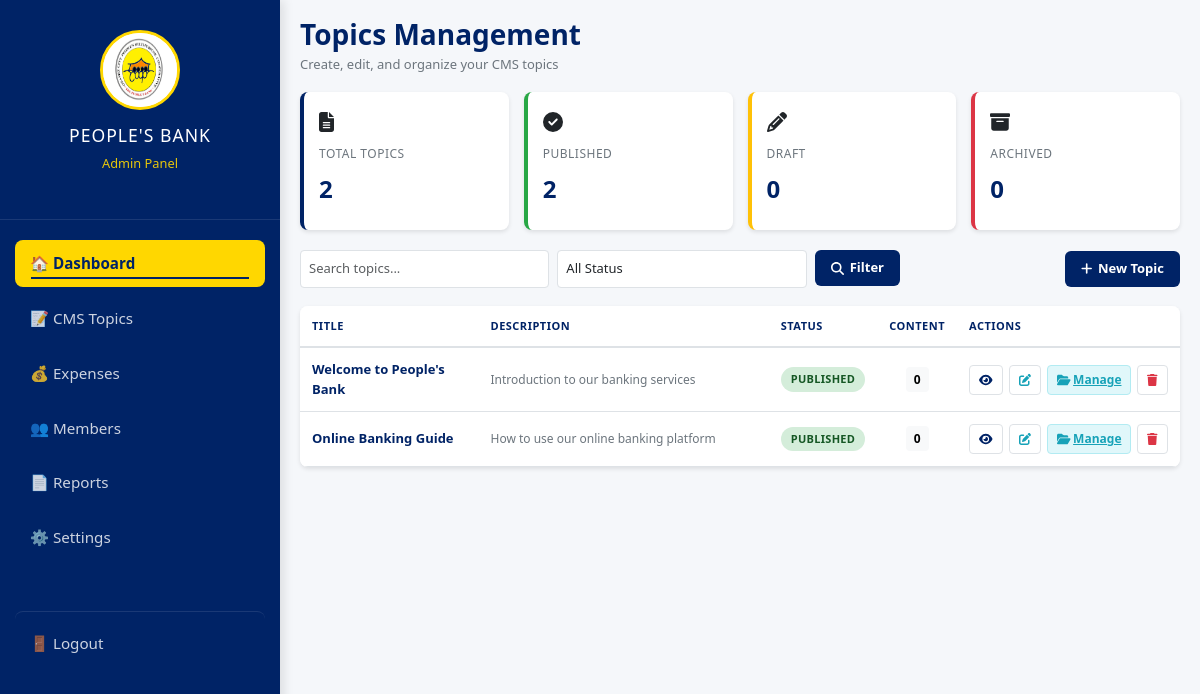
/admin/cms_topics.php (signed in), run on the app's committed database.
### tables this page shows
CREATE TABLE IF NOT EXISTS topics (
    id INT PRIMARY KEY AUTO_INCREMENT,
    title VARCHAR(255) NOT NULL,
    description TEXT,
    slug VARCHAR(255) UNIQUE,
    status ENUM('published', 'draft', 'archived') DEFAULT 'draft',
    created_at TIMESTAMP DEFAULT CURRENT_TIMESTAMP,
    updated_at TIMESTAMP DEFAULT CURRENT_TIMESTAMP ON UPDATE CURRENT_TIMESTAMP,
    created_by INT,
    FOREIGN KEY (created_by) REFERENCES users(id)
);

### admin/cms_topics.php (the view, shortened to what this page needs)
<?php
require_once '../db_function/db.php';
$search = isset($_GET['search']) ? trim($_GET['search']) : '';
$query = "SELECT t.*, COUNT(tc.id) as content_count FROM topics t LEFT JOIN topic_content tc ON t.id = tc.topic_id WHERE 1=1";
$params = [];
$query .= " GROUP BY t.id ORDER BY t.created_at DESC";
$stmt = $pdo->prepare($query);
$stmt->execute($params);
$topics = $stmt->fetchAll();
$totalTopics = $pdo->query("SELECT COUNT(*) as count FROM topics")->fetch()['count'];
$publishedTopics = $pdo->query("SELECT COUNT(*) as count FROM topics WHERE status = 'published'")->fetch()['count'];
$draftTopics = $pdo->query("SELECT COUNT(*) as count FROM topics WHERE status = 'draft'")->fetch()['count'];
$archivedTopics = $pdo->query("SELECT COUNT(*) as count FROM topics WHERE status = 'archived'")->fetch()['count'];
?>
<!DOCTYPE html>
<html lang="en">
<head>
    <link rel="stylesheet" href="../assets/css/style.css">
    <link href="https://cdn.jsdelivr.net/npm/bootstrap@5.3.2/dist/css/bootstrap.min.css" rel="stylesheet">
    <link href="https://cdnjs.cloudflare.com/ajax/libs/font-awesome/6.4.0/css/all.min.css" rel="stylesheet">
</head>
<body>
    <?php include_once '../includes/sidebar.php'; ?>
    <div class="cms-container">
        <div class="topics-header">
            <h1 class="page-title">Topics Management</h1>
            <p class="page-subtitle">Create, edit, and organize your CMS topics</p>
        </div>
        <div class="stats-container">
            <div class="stat-card">
                <div class="stat-icon"><i class="fas fa-file-alt"></i></div>
                <div class="stat-label">Total Topics</div>
                <div class="stat-value"><?php echo $totalTopics; ?></div>
            </div>
            <div class="stat-card published">
                <div class="stat-icon"><i class="fas fa-check-circle"></i></div>
                <div class="stat-label">Published</div>
                <div class="stat-value"><?php echo $publishedTopics; ?></div>
            </div>
            <div class="stat-card draft">
                <div class="stat-icon"><i class="fas fa-pencil-alt"></i></div>
                <div class="stat-label">Draft</div>
                <div class="stat-value"><?php echo $draftTopics; ?></div>
            </div>
            <div class="stat-card archived">
                <div class="stat-icon"><i class="fas fa-archive"></i></div>
                <div class="stat-label">Archived</div>
                <div class="stat-value"><?php echo $archivedTopics; ?></div>
            </div>
        </div>
        <div class="controls-section">
            <form method="GET" style="display: flex; gap: 8px; flex: 1; max-width: 600px;">
                <input type="text" name="search" placeholder="Search topics..." value="<?php echo htmlspecialchars($search); ?>" class="form-control">
                <select name="status_filter" class="form-control" style="min-width: 140px;">
                    <option value="">All Status</option>
                </select>
                <button type="submit" class="btn-create" style="margin: 0;">
                    <i class="fas fa-search"></i> Filter
                </button>
            </form>
            <button class="btn-create" data-bs-toggle="modal" data-bs-target="#createTopicModal">
                <i class="fas fa-plus"></i> New Topic
            </button>
        </div>
        <div class="topics-table-container">
            <?php if (empty($topics)): ?>
                <div class="empty-state">
                    <div class="empty-state-icon">
                        <i class="fas fa-inbox"></i>
                    </div>
                    <div class="empty-state-text">No topics found</div>
                    <p style="font-size: 13px; margin-bottom: 0;">Create your first topic to get started</p>
                </div>
            <?php else: ?>
                <div class="table-responsive">
                    <table class="table">
                        <thead>
                            <tr>
                                <th style="width: 25%;">Title</th>
                                <th style="width: 35%;">Description</th>
                                <th style="width: 10%;">Status</th>
                                <th style="width: 8%;">Content</th>
                                <th style="width: 22%;">Actions</th>
                            </tr>
                        </thead>
                        <tbody>
                            <?php foreach ($topics as $topic): ?>
                                <tr>
                                    <td><span class="topic-title"><?php echo htmlspecialchars($topic['title']); ?></span></td>
                                    <td>
                                        <span class="topic-description">
                                            <?php echo !empty($topic['description']) ? htmlspecialchars($topic['description']) : '<em>No description</em>'; ?>
                                        </span>
                                    </td>
                                    <td>
                                        <span class="status-badge <?php echo $topic['status']; ?>">
                                            <?php echo ucfirst($topic['status']); ?>
                                        </span>
                                    </td>
                                    <td style="text-align: center;">
                                        <span style="background-color: var(--light-bg); padding: 4px 8px; border-radius: 4px; font-weight: 600; font-size: 12px;">
                                            <?php echo $topic['content_count']; ?>
                                        </span>
                                    </td>
                                    <td>
                                        <div class="action-buttons">
                                            <button class="btn-action view" data-bs-toggle="modal" data-bs-target="#viewTopicModal<?php echo $topic['id']; ?>" title="View Details">
                                                <i class="fas fa-eye"></i>
                                            </button>
                                            <button class="btn-action edit" data-bs-toggle="modal" data-bs-target="#editTopicModal<?php echo $topic['id']; ?>" title="Edit">
                                                <i class="fas fa-edit"></i>
                                            </button>
                                            <a href="cms_content.php?topic_id=<?php echo $topic['id']; ?>" class="btn-action manage" title="Manage Content">
                                                <i class="fas fa-folder-open"></i> Manage
                                            </a>
                                            <a href="cms_topics.php?delete=<?php echo $topic['id']; ?>" class="btn-action delete" onclick="return confirm('Are you sure you want to delete this topic and its content?');" title="Delete">
                                                <i class="fas fa-trash"></i>
                                            </a>
                                        </div>
                                    </td>
                                </tr>
                            <?php endforeach; ?>
                        </tbody>
                    </table>
                </div>
            <?php endif; ?>
        </div>
    </div>
</body>
</html>

### assets/css/style.css (style rules this page uses)
:root { --primary-blue: #002366; --accent-gold: #FFD700; --bg-light: #f4f7f6; --text-dark: #333; --white: #ffffff; }
* { margin: 0; padding: 0; box-sizing: border-box; font-family: 'Segoe UI', Roboto, Helvetica, Arial, sans-serif; }
body { background-color: var(--bg-light); }

### admin/cms_topics.php (style rules this page uses)
:root { --primary: #002366; --success: #28a745; --warning: #ffc107; --danger: #dc3545; --info: #17a2b8; --light-bg: #f8f9fa; --border-color: #dee2e6; }
body { background-color: #f5f7fa; font-family: 'Segoe UI', Roboto, 'Helvetica Neue', Arial, sans-serif; margin: 0; padding: 0; overflow-x: hidden; }
.cms-container { margin-left: 280px; padding: 18px 20px; min-height: 100vh; }
.topics-header { margin-bottom: 18px; }
.page-title { font-size: 28px; font-weight: 700; color: var(--primary); margin-bottom: 3px; }
.page-subtitle { color: #6c757d; font-size: 13px; }
.stats-container { display: grid; grid-template-columns: repeat(auto-fit, minmax(160px, 1fr)); gap: 15px; margin-bottom: 20px; }
.stat-card { background: white; border-radius: 8px; padding: 15px; box-shadow: 0 2px 4px rgba(0, 0, 0, 0.1); border-left: 4px solid var(--primary); transition: transform 0.2s, box-shadow 0.2s; }
.stat-card.published { border-left-color: var(--success); }
.stat-card.draft { border-left-color: var(--warning); }
.stat-card.archived { border-left-color: var(--danger); }
.stat-value { font-size: 24px; font-weight: 700; color: var(--primary); margin: 8px 0; }
.stat-label { font-size: 12px; color: #6c757d; text-transform: uppercase; letter-spacing: 0.5px; }
.stat-icon { font-size: 20px; margin-bottom: 8px; }
.controls-section { display: flex; justify-content: space-between; align-items: center; margin-bottom: 18px; flex-wrap: wrap; gap: 10px; }
.btn-create { background-color: var(--primary); border: none; padding: 9px 16px; border-radius: 6px; color: white; font-weight: 600; font-size: 13px; cursor: pointer; transition: background-color 0.2s; display: flex; align-items: center; gap: 6px; height: 36px; }
.topics-table-container { background: white; border-radius: 8px; box-shadow: 0 2px 4px rgba(0, 0, 0, 0.1); overflow: hidden; }
.table-responsive { overflow-x: auto; }
.table { margin-bottom: 0; font-size: 13px; }
.table thead { background-color: var(--light-bg); border-bottom: 2px solid var(--border-color); }
.table thead th { color: var(--primary); font-weight: 600; text-transform: uppercase; font-size: 11px; letter-spacing: 0.5px; padding: 12px; border: none; }
.table tbody td { padding: 12px; vertical-align: middle; border-color: var(--border-color); }
.topic-title { font-weight: 600; color: var(--primary); }
.topic-description { color: #6c757d; font-size: 12px; max-width: 250px; white-space: nowrap; overflow: hidden; text-overflow: ellipsis; }
.status-badge { display: inline-block; padding: 4px 10px; border-radius: 16px; font-size: 11px; font-weight: 600; text-transform: uppercase; letter-spacing: 0.3px; }
.status-badge.published { background-color: #d4edda; color: #155724; }
.action-buttons { display: flex; gap: 6px; justify-content: center; }
.btn-action { padding: 5px 9px; border: 1px solid var(--border-color); border-radius: 4px; background: white; cursor: pointer; font-size: 12px; font-weight: 500; transition: all 0.2s; display: inline-flex; align-items: center; gap: 3px; }
.btn-action.edit { color: #17a2b8; }
.btn-action.view { color: var(--primary); }
.btn-action.delete { color: var(--danger); }
.btn-action.manage { color: #17a2b8; background-color: #e0f7fa; border-color: #b2ebf2; font-weight: 600; }
.form-control { border: 1px solid var(--border-color); border-radius: 4px; padding: 8px; font-size: 13px; }

### data on the page
topics: title "Welcome to People's Bank", description "Introduction to our banking services", status "PUBLISHED", content_count "0"
topics: title "Online Banking Guide", description "How to use our online banking platform", status "PUBLISHED", content_count "0"

### other printed values
$totalTopics "2"
$publishedTopics "2"
$draftTopics "0"
$archivedTopics "0"
